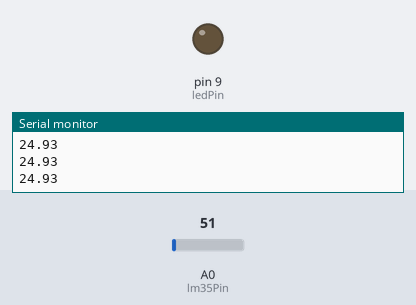
Bench run of a sketch on a simulated Arduino Uno, built with avr-gcc and run on an emulated ATmega328P. Parts: output pins drawn as LEDs (lit = HIGH), the last lines printed to the serial monitor. The inputs (shaded band) are chosen by the test bench; at power-on: A0 (lm35Pin) = 51.

Above: at 1.2 s.
1.3 s: A0 (lm35Pin) set to 63
At 1.9 s:
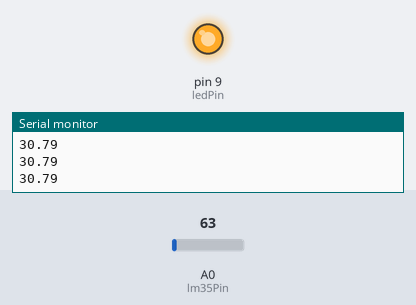
2.8 s: A0 (lm35Pin) set to 30
At 3.4 s:
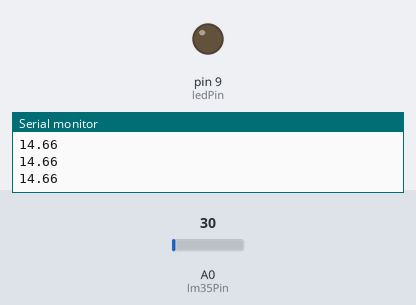
4.3 s: A0 (lm35Pin) set to 61
At 4.8 s:
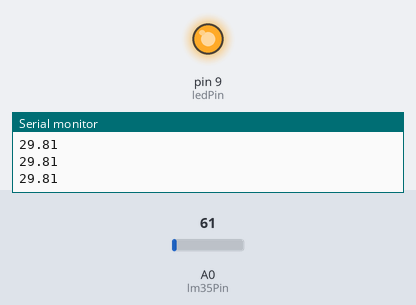
Timing chart, 0 to 7.3 s (numbered marks = the images above; inputs shaded):
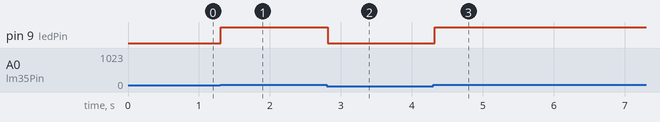

The sketch:

07.sensor.temperatura.ino
```cpp
int ledPin = 9; // o pin que o led está conectado
int lm35Pin = A0; // o pin analógico que o sensor ldr está conectado
float lm35Value;

// rotina que é executada ao pressionar reset
void setup() {
  Serial.begin(9600); // inicia a comunicação serial
  pinMode(ledPin, OUTPUT); // define a porta 9 como saída
  pinMode(lm35Pin, INPUT); // define a porta A0 como entrada
}

// rotina que é executada o tempo todo
void loop() {
  // lê o valor do sensor ldr
  lm35Value = (float(analogRead(lm35Pin))*5/(1023))/0.01;

  // se o valor lido for maior que 28, então acende o led
  if (lm35Value >= 28) {
    digitalWrite(ledPin, HIGH); // acende o led
  } else {
    digitalWrite(ledPin, LOW); // acende o led
  }

  Serial.println(lm35Value);

  // espera por 100 milisegundos
  delay(100);
}
```

Measured:
- the behaviour switches between 57 and 58 on A0 (lm35Pin) (found by bisection; images 0 and 1)
- after the input at 1.3 s, pin 9 (ledPin): LOW → HIGH at once
- after the input at 2.8 s, pin 9 (ledPin): HIGH → LOW at once
- after the input at 4.3 s, pin 9 (ledPin): LOW → HIGH at once
